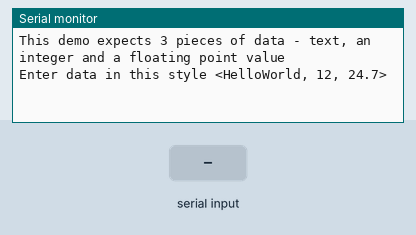
Simulated run of this sketch. Board: Arduino Uno, built with avr-gcc and run on an emulated ATmega328P. On the bench: the last lines printed to the serial monitor. Inputs (shaded band) come from the test bench.

Above: at 1.2 s.
1.3 s: "<90,45,200>" received over Serial
At 1.7 s:
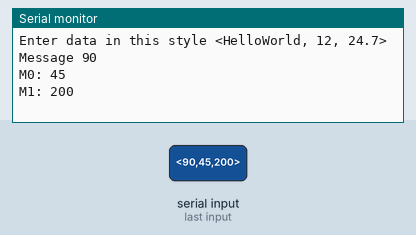
2.8 s: "<30,150,10>" received over Serial
At 4.1 s:
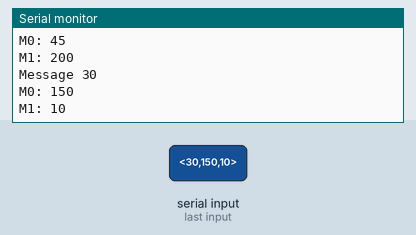
Timing chart, 0 to 5.8 s (numbered marks = the images above; inputs shaded):
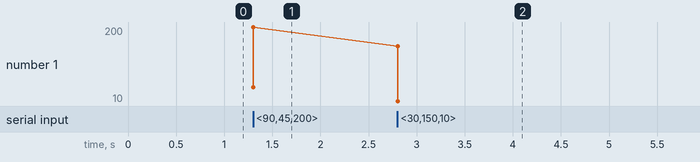

The sketch:

motorDrive.ino
```cpp
#define S0 10
#define S1 11

// Example 5 - Receive with start- and end-markers combined with parsing

const byte numChars = 32;
char receivedChars[numChars];
char tempChars[numChars];        // temporary array for use when parsing

      // variables to hold the parsed data
char messageFromPC[numChars] = {0};
int M0 = 0;
int M1 = 0;

boolean newData = false;

//============

void setup() {
    Serial.begin(115200);
    Serial.println("This demo expects 3 pieces of data - text, an integer and a floating point value");
    Serial.println("Enter data in this style <HelloWorld, 12, 24.7>  ");
    Serial.println();

    pinMode(S0, OUTPUT);
    pinMode(S1, OUTPUT);
    analogWrite(S0, 127);
    analogWrite(S1, 127);
}

//============

void loop() {
    recvWithStartEndMarkers();
    if (newData == true) {
        strcpy(tempChars, receivedChars);
            // this temporary copy is necessary to protect the original data
            //   because strtok() used in parseData() replaces the commas with \0
        parseData();
        driveMotors(M0, M1);
        showParsedData();
        newData = false;
    }
}

//============

void driveMotors(int M0, int M1)
{
    M0 = int(map(M0, 0, 100, 0, 255));
    M1 = int(map(M1, 0, 100, 0, 255));
    analogWrite(S0, M0);
    analogWrite(S1, M1);
}

void recvWithStartEndMarkers() {
    static boolean recvInProgress = false;
    static byte ndx = 0;
    char startMarker = '<';
    char endMarker = '>';
    char rc;

    while (Serial.available() > 0 && newData == false) {
        rc = Serial.read();

        if (recvInProgress == true) {
            if (rc != endMarker) {
                receivedChars[ndx] = rc;
                ndx++;
                if (ndx >= numChars) {
                    ndx = numChars - 1;
                }
            }
            else {
                receivedChars[ndx] = '\0'; // terminate the string
                recvInProgress = false;
                ndx = 0;
                newData = true;
            }
        }

        else if (rc == startMarker) {
            recvInProgress = true;
        }
    }
}

//============

void parseData() {      // split the data into its parts

    char * strtokIndx; // this is used by strtok() as an index

    strtokIndx = strtok(tempChars,",");      // get the first part - the string
    strcpy(messageFromPC, strtokIndx); // copy it to messageFromPC

    strtokIndx = strtok(NULL, ","); // this continues where the previous call left off
    M0 = atoi(strtokIndx);     // convert this part to an integer

    strtokIndx = strtok(NULL, ",");
    M1 = atoi(strtokIndx);     // convert this part to a float

}

//============

void showParsedData() {
    Serial.print("Message ");
    Serial.println(messageFromPC);
    Serial.print("M0: ");
    Serial.println(M0);
    Serial.print("M1: ");
    Serial.println(M1);
}
```

Measured:
- after the input at 1.3 s, the serial monitor: prints a new line at once (image 1)
- after the input at 2.8 s, the serial monitor: prints a new line at once (image 2)
- plotted number 1: 200 → 10 after the input at 2.8 s
